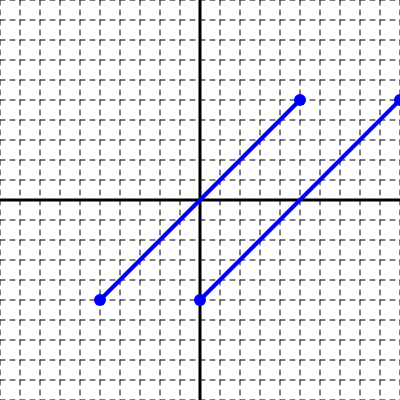
Frame 1 (no input)
Frame 60 (no input): identical to frame 1, image omitted
Frame 120 (the mouse pressed at the canvas centre since frame 60): identical to frame 1, image omitted

The p5.js sketch that drew this single still picture (run headless with seeded random() and noise() and a simulated clock; from frame 60 on, the mouse is pressed at the canvas centre):

// p5.js sketch
// ── sketch.js
// Line Analyzer

// Global Variables
var pt1, pt2, pt3, pt4;
var grapher;

// Set up & Draw
function setup() {
	createCanvas(400, 400);

	initGlobals();
	grapher = new Grapher(pt1, pt2, pt3, pt4);
}

function draw() {
	grapher.drawCoordinatePlane();
	grapher.drawLine1(); // Line 1 - pt1 to pt2
	grapher.drawLine2(); // Line 2 - pt3 to pt4
	grapher.dragAndDrop();
}

// Events
function mousePressed() {
	grapher.processMousePressed();
}

function mouseReleased() {
	grapher.processMouseReleased();
}

function keyPressed() {
	if (keyCode == 49) { // Key #1 - Distance
		q1Distance();
	} else if (keyCode == 50) { // Key #2 - Slope
		q2Slope();
	} else if (keyCode == 51) { // Key #3 - Point Location
		q3PointLocation();
	} else if (keyCode == 52) { // Key #4 - Midpoint
		q4Midpoint();
	} else if (keyCode == 53) { // Key #5 - Equation of Line
		q5Equation();
	}
}



// ── grapher.js
// Grapher Object

function Grapher(ptA, ptB, ptC, ptD) {
	// Properties (State)
	this.ptA = ptA;
	this.ptB = ptB;
	this.ptC = ptC;
	this.ptD = ptD;
	this.selected =  null;
}

// Grapher Prototype Methods
Grapher.prototype.drawLine1 = function() {
	this.drawLine(this.ptA, this.ptB);
};

Grapher.prototype.drawLine2 = function() {
	this.drawLine(this.ptC, this.ptD);
};

Grapher.prototype.drawLine = function(ptA, ptB) {
	// Convert point ordered paris to pixels
	var x1 = map(ptA.x, -10, 10, 0, width);
	var y1 = map(ptA.y, -10, 10, height, 0);
	var x2 = map(ptB.x, -10, 10, 0, width);
	var y2 = map(ptB.y, -10, 10, height, 0);

	// Draw Line
	stroke(0, 0, 255);
	strokeWeight(4);
	line(x1, y1, x2, y2);

	// Draw point A & B
	noStroke();
	fill(0, 0, 255);
	ellipse(x1, y1, 12, 12);
	ellipse(x2, y2, 12, 12);
};

Grapher.prototype.dragAndDrop = function() {
	if (this.selected !== null) {
		var tempX = Math.round(mouseX / 10) * 10;
		var tempY = Math.round(mouseY / 10) * 10;
		this.selected.x = map(tempX, 0, width, -10, 10);
		this.selected.y = map(tempY, 0, height, 10, -10);
	}

};

Grapher.prototype.processMousePressed = function() {
	if (withinPoint(this.ptA)) {
		this.selected = this.ptA;
	} else if (withinPoint(this.ptB)) {
		this.selected = this.ptB;
	} else if (withinPoint(this.ptC)) {
		this.selected = this.ptC;
	} else if (withinPoint(this.ptD)) {
		this.selected = this.ptD;
	}
};

Grapher.prototype.processMouseReleased = function() {
	this.selected = null;
}

function withinPoint(aPoint) {
	// Convert point ordered paris to pixels
	var x1 = map(aPoint.x, -10, 10, 0, width);
	var y1 = map(aPoint.y, -10, 10, height, 0);

	var d = dist(mouseX, mouseY, x1, y1);
	if (d < 6) {
		return true;
	} else {
		return false;
	}
}

Grapher.prototype.drawCoordinatePlane = function() {
	// Draw a grid and axes.
	background(255);

	// Draw the grid
	stroke(0);
	// Draw horizontal lines
	for (var y = 0; y <= width; y += 20) {
		dashedLineHz(0, 400, 5, y);
	}

	// Draw Vertical Lines
	for (var x = 0; x <= width; x += 20) {
		dashedLineVt(0, 400, 5, x);
	}

	// Draw Axes
	strokeWeight(3);
	line(0, 200, 400, 200); // x-axis
	line(200, 0, 200, 400); // y-axis
};

function dashedLineHz(xStart, xStop, length, y) {
	strokeWeight(1);
	for (var x = xStart; x <= xStop; x += 2 * length) {
		line(x, y, x + length, y);
	}
}

function dashedLineVt(yStart, yStop, length, x) {
	strokeWeight(1);
	for (var y = yStart; y <= yStop; y += 2 * length) {
		line(x, y, x, y + length);
	}
}

// ── solutions.js
// LINE ANALYZER ASSIGNMENT SOLUTIONS
function initGlobals() {
    // These global pt variables may be used in your solutions.
    pt1 = {
        x: -5,
        y: -5
    };
    pt2 = {
        x: 5,
        y: 5
    };
    pt3 = {
        x: 0,
        y: -5
    };
    pt4 = {
        x: 10,
        y: 5
    };
}

function q1Distance() {
    // This function will execute when the #1 key is pressed.
    console.log("DISTANCE");
    var dist12 = distance(pt1, pt2);
    var dist34 = distance(pt3, pt4);
    console.log("The distance between Point 1 and Point 2 is " + round(dist12));
    console.log("The distance between Point 3 and Point 4 is " + round(dist34));
    console.log("Total length of both lines is " + round(dist12 + dist34));

}

function q2Slope() {
    // This function will execute when the #2 key is pressed.
    console.log("SLOPE");
    var slope12 = slope(pt1, pt2);
    var slope34 = slope(pt3, pt4);
    var compare = compareSlope(slope12, slope34);
    console.log("Slope of line 1 is " + slope12);
    console.log("Slope of line 2 is " + slope34);
    console.log("Line " + compareSlope(slope12, slope34) + " is the steepest line.")
}

function q3PointLocation() {
    // This function will execute when the #3 key is pressed.
    console.log("POINT LOCATION");
    var pl1 = loca(pt1);
    var pl2 = loca(pt2);
    var pl3 = loca(pt3);
    var pl4 = loca(pt4);
    console.log("Point 1:" + pl1);
    console.log("Point 2:" + pl2);
    console.log("Point 3:" + pl3);
    console.log("Point 4:" + pl4);
}

function q4Midpoint() {
    // This function will execute when the #4 key is pressed.
    console.log("MIDPOINT");
    var mp12 = midp(pt1, pt2);
    var mp34 = midp(pt3, pt4);
    var mmp12 = mmidp(pt1, pt2);
    var mmp34 = mmidp(pt3, pt4);
    console.log("Midpoint of line 1 is " + mp12);
    console.log("Midpoint of line 2 is " + mp34);
    console.log("Line 1 Midpoints:" + mmidp(pt1, pt2));
    console.log("Line 2 Midpoints:" + mmidp(pt3, pt4));
}

function q5Equation() {
    // This function will execute when the #5 key is pressed.
    console.log("EQUATION");
    var equa12 = equation(pt1, pt2);
    var equa34 = equation(pt3, pt4);
    console.log("Equation of Line 1: " + equa12);
    console.log("Equation of Line 2: " + equa34);
}









// ***** DEFINE YOUR CALCULATION FUNCTIONS BELOW... *****
function distance(ptA, ptB) {
    var distanc = sqrt(sq(ptA.x - ptB.x) + sq(ptA.y - ptB.y));
    return distanc;
}

//Slope
function slope(ptA, ptB) {
    if (ptA.x > ptB.x) {
        var slope = ((ptA.y - ptB.y) / (ptA.x - ptB.x))
    } else {
        var slope = ((ptA.y - ptB.y) / (ptA.x - ptB.x))
    }
    return slope;
}

function compareSlope(slopeAB, slopeCD) {
    if (abs(slopeAB) > abs(slopeCD)) {
        return 1;
    } else {
        return 2;
    }
}

//Point Location
function loca(ptA) {
    if (ptA.x == 0 & ptA.y == 0) {
        return origin;
    }

    if (ptA.x == 0) {
        return "y-axis";
    }

    if (ptA.y == 0) {
        return "x-axis";
    }

    if (ptA.x > 0) {
        if (ptA.y > 0) {
            return "Quadrant 1";
        } else if (ptA.y < 0) {
            return "Quadrant 4";
        }
    } else if (ptA.x < 0) {
        if (ptA.y > 0) {
            return "Quadrant 2";
        } else if (ptA.y < 0) {
            return "Quadrant 3";
        }
    }
}

//Midpoint
function midp(ptA, ptB) {
    var midpx = (ptA.x + ptB.x) / 2;
    var midpy = (ptA.y + ptB.y) / 2;
    var retStr = "(" + midpx + "," + midpy + ")";
    return retStr;
}

function mmidp(ptA, ptB) {
    var midpx1 = (ptA.x + ptB.x) / 4,
        midpx2 = (ptA.x + ptB.x) / 2,
        midpx3 = (ptA.x + ptB.x) / 4 * 3,
        midpy1 = (ptA.y + ptB.y) / 4,
        midpy2 = (ptA.y + ptB.y) / 2,
        midpy3 = (ptA.y + ptB.y) / 4 * 3;
    var retStr = "(" + midpx1 + "," + midpy1 + ") " + "(" + midpx2 + "," + midpy2 + ") " + "(" + midpx3 + "," + midpy3 + ") ";
    return retStr;
}

function equation(ptA, ptB) {
    if (ptA.x > ptB.x) {
        var slope = ((ptA.y - ptB.y) / (ptA.x - ptB.x))
    } else {
        var slope = ((ptA.y - ptB.y) / (ptA.x - ptB.x))
    };
    var b= ptA.y - (slope * ptA.x);
    if (b>=0){
        var retStr = "y="+round(slope)+"x+"+round(b);
    } else{
        var retStr = "y="+round(slope)+"x"+round(b);
    }
    return retStr;
}
